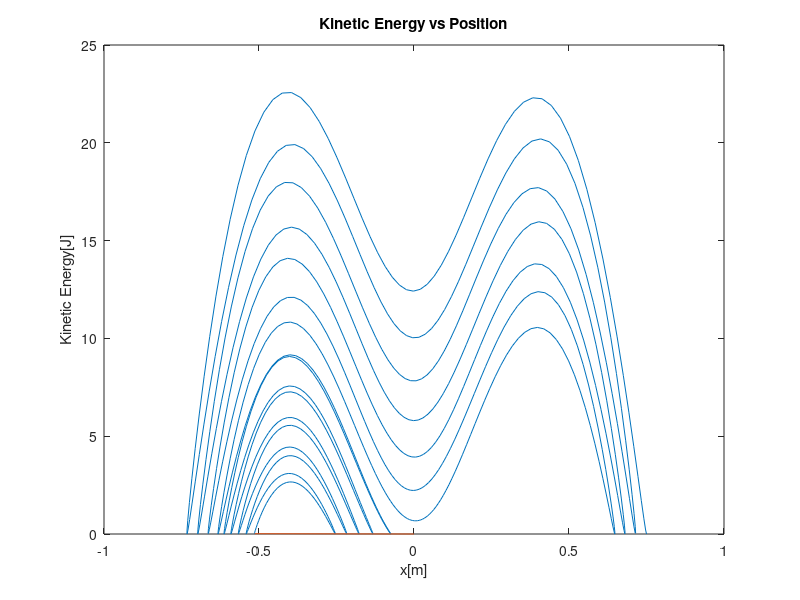

Here is the MATLAB script that generated this plot:
%Given values
k  = 500;       %N/m
m  = 5;         %kg
h  =.3;         %m
L0 =.5;         %m
my = 0.05;
g  = 9.81;      %m/s^2
G  = -m*g;      %N

%Timesteps
dt= 0.01;       
t = 0:dt:10;    %Timesteps
n= length(t);   %Number of iterations

%Prepare arrays
Fx = zeros(n);  %Vertical Spring force
Fy = zeros(n);  %Horisontal Spring force
N  = zeros(n);  %Normal force
Kin= zeros(n);  %Kinetic energy
a  = zeros(n);  %Horisontal acceleration
v  = zeros(n);  %Horisontal velocity
x  = zeros(n);  %Horisontal position
y  = zeros(n);  %Vertical position

%Initial values
x(1) = 0.75;    %Initial position
y(1) = 0.3;     %Initial position

%Euler method
for i = 1:n;
    Fy(i)  = -k*h.*(1-L0./sqrt(x(i).^2+h^2));       %Vertical Spring force
    Fx(i)  = -k.*x(i).*(1-L0./sqrt(x(i).^2+h^2));   %Horisontal Spring force
    N(i)   = -(Fy(i) + G);                          %Normal force
    if v(i)== 0;
        Fd(i)= 0;
    else
        Fd(i)  = -(v(i)/abs(v(i)))*my.*N(i);        %Friction force
    end
    %Fd(i)  = 0;
    a(i+1) = (Fx(i)+Fd(i))/m;   %Horisontal acceleration
    v(i+1) = v(i) + dt*a(i+1);  %Horisontal velocity
    x(i+1) = x(i) + dt*v(i+1);  %Horisontal position
    y(i)   = h;                 %Vertical position
    Kin(i+1) = 1/2*m.*v(i+1).^2;    %Kinetic energy
end

%Plot
figure(1)
plot(x,Kin)
xlabel('x[m]')
ylabel('Kinetic Energy[J]')
title('Kinetic Energy vs Position')